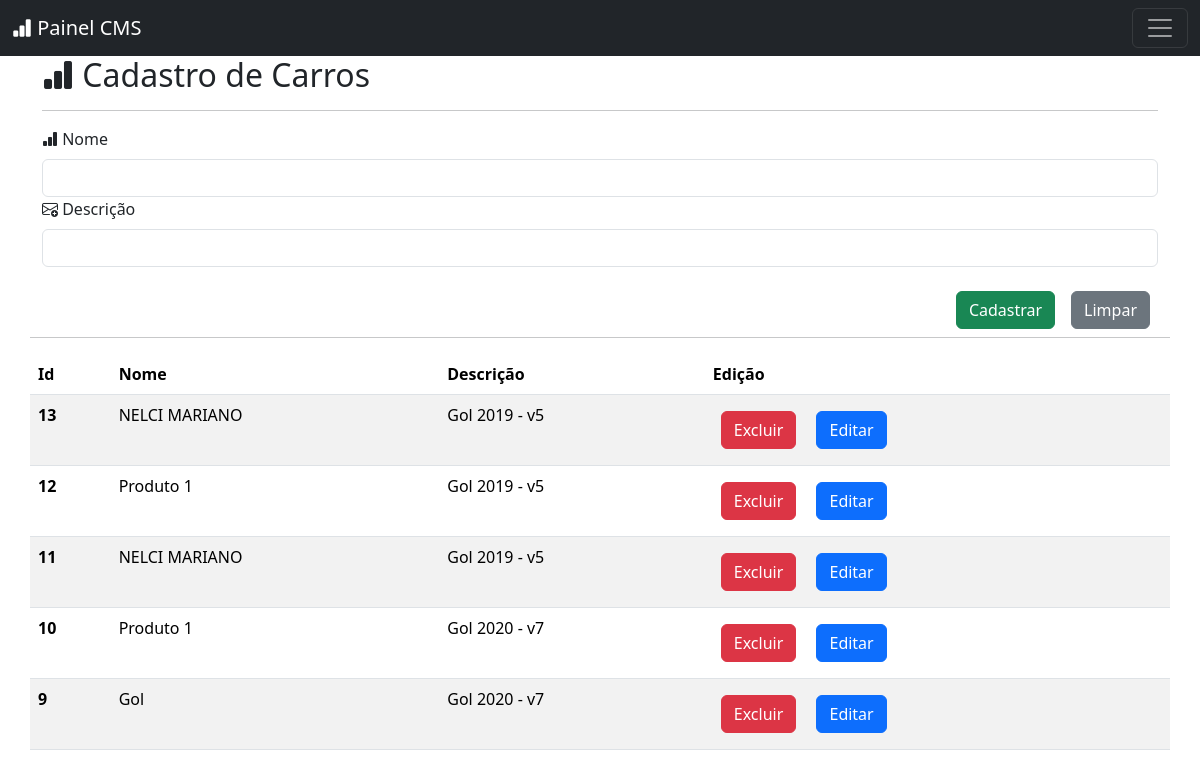
Page /admin/car/index.php (signed in) on the earlier database version.
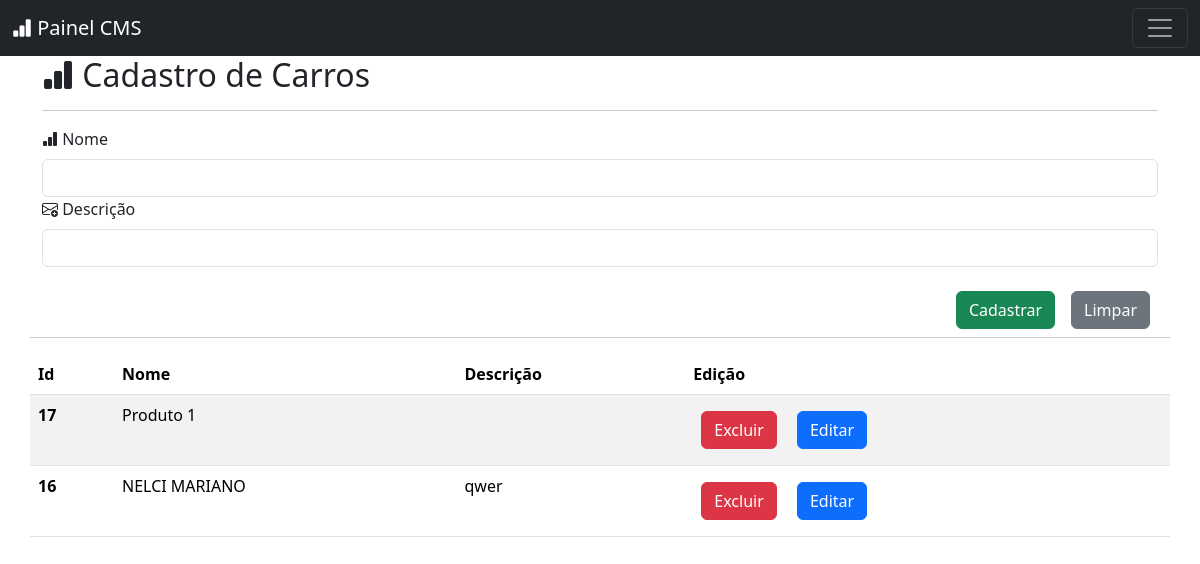
Same page on the later database version.
### tables this page shows
CREATE TABLE `car` (
  `id` int(11) NOT NULL,
  `name` varchar(255) NOT NULL,
  `description` text NOT NULL,
  `status` int(11) NOT NULL
);

### _class/model.class.php (called while the page is built, shortened)
<?php
class Model
{
    private $pdo;
    private $table;
    public function __construct($pdo, $table)
    {
        $this->pdo = $pdo;
        $this->table = $table;
    }
    public function selectAll()
    {
        try {
            $sql = "SELECT * FROM $this->table order by id DESC ";
            $sth = $this->pdo->query($sql);
            return $sth->fetchAll(PDO::FETCH_ASSOC);
        } catch (PDOException $e) {
            echo 'Database error: ' . $e->getMessage();
        }
        return [];
    }
}

### admin/car/index.php (the view, shortened to what this page needs)
<?php
include '../../conn/conect.php';
include '../../_class/model.class.php';
?>
<!DOCTYPE html>
<html lang="en">
<head>
    <link href="https://cdn.jsdelivr.net/npm/bootstrap@5.3.3/dist/css/bootstrap.min.css" rel="stylesheet">
    <link rel="stylesheet" href="https://cdn.jsdelivr.net/npm/bootstrap-icons@1.11.3/font/bootstrap-icons.min.css">
    <link rel="stylesheet" href="https://cdn.jsdelivr.net/npm/sweetalert2@11/dist/sweetalert2.min.css">
</head>
<body>
    <?php
    include '../inc/menu.php';
    ?>
    <div class="container">
        <div class="row">
            <div class="col-12">
                <h2 class="fs-2"><i class="bi bi-bar-chart-fill"></i> Cadastro de Carros</h2>
                <hr>
                <form action="insert.php" method="post" enctype="multipart/form-data" class="d-flex flex-column">
                    <div class="form-group">
                        <label class="form-label"> <i class="bi bi-bar-chart-fill"></i> Nome</label>
                        <input class="form-control" type="text" name="name">
                    </div>
                    <div class="form-group">
                        <label class="form-label"> <i class="bi bi-envelope-plus"></i> Descrição </label>
                        <input class="form-control" type="text" name="description">
                    </div>
                    <div class="d-flex justify-content-end mt-3">
                        <button type="submit" class="btn btn-success m-2">Cadastrar</button>
                        <button type="reset" class="btn btn-secondary m-2">Limpar</button>
                    </div>
                </form>
            </div>
            <hr>
            <table class="table table-striped">
                <thead>
                    <tr>
                        <th scope="col">Id</th>
                        <th scope="col">Nome</th>
                        <th scope="col" class="d-none d-md-table-cell">Descrição</th>
                        <th scope="col">Edição</th>
                    </tr>
                </thead>
                <tbody>
                    <?php
                    try {
                        $Model = new Model($pdo, 'car');
                        $data = $Model->selectAll();
                        foreach ($data as $registers) :
                            extract($registers);
                    ?>
                            <tr>
                                <th scope="row"><?= $id ?></th>
                                <td><?= $name ?></td>
                                <td class="d-none d-md-table-cell"><?= $description ?></td>
                                <td>
                                    <button class="btn btn-danger m-2 btn-delete" data-id="<?= $id; ?>">Excluir</button>
                                    <a class="btn btn-primary m-2" href="<?= $base; ?>/admin/car/form-update.php?id=<?= $id; ?>"> Editar </a>
                                </td>
                            </tr>
                    <?php
                        endforeach;
                    } catch (PDOException $e) {
                        echo 'error ' . $e->getMessage();
                    }
                    ?>
                </tbody>
            </table>
        </div>
    </div>
</body>
</html>

Differences in the rows shown:
removed car: id "13", name "NELCI MARIANO", description "Gol 2019 - v5"
removed car: id "12", name "Produto 1", description "Gol 2019 - v5"
removed car: id "11", name "NELCI MARIANO", description "Gol 2019 - v5"
removed car: id "10", name "Produto 1", description "Gol 2020 - v7"
removed car: id "9", name "Gol", description "Gol 2020 - v7"
added car: id "17", name "Produto 1"
added car: id "16", name "NELCI MARIANO", description "qwer"
